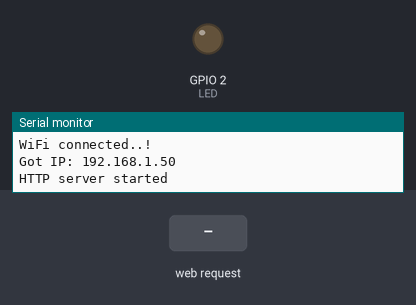
A sketch run on a simulated ESP32. Parts: output pins drawn as LEDs (lit = HIGH), the last lines printed to the serial monitor. The inputs (shaded band) are chosen by the test bench. WiFi joins after 1.5 s; servers stay silent unless stated.

Above: at 3.3 s.
3.4 s: HTTP request GET /ledon received
At 4.3 s:
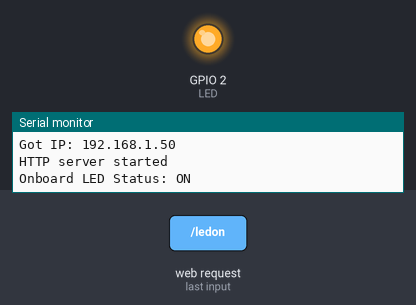
4.9 s: HTTP request GET / received
At 5.4 s:
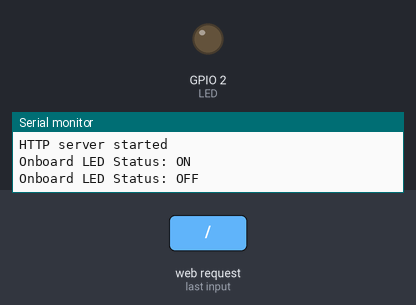
Timing chart, 0 to 7.9 s (numbered marks = the images above; inputs shaded):
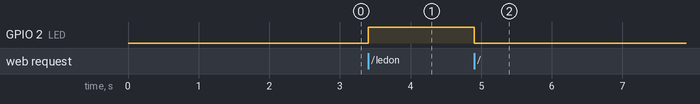

The sketch:

onboard_led_over_wifi.ino
```cpp
#include <WiFi.h>
#include <WebServer.h>

/*Put your SSID & Password*/
const char* ssid = "";  // Enter SSID here
const char* password = "";  //Enter Password here

WebServer server(80);

uint8_t LED1pin = 4;
bool LED1status = LOW;

uint8_t LED2pin = 5;
bool LED2status = LOW;

#define LED 2
bool LEDstatus = LOW;

void setup() {
  Serial.begin(115200);
  delay(100);
  //pinMode(LED1pin, OUTPUT);
  //pinMode(LED2pin, OUTPUT);
  pinMode(LED, OUTPUT);

  Serial.println("Connecting to ");
  Serial.println(ssid);

  //connect to your local wi-fi network
  WiFi.begin(ssid, password);

  //check wi-fi is connected to wi-fi network
  while (WiFi.status() != WL_CONNECTED) {
    delay(1000);
    Serial.print(".");
  }
  Serial.println("");
  Serial.println("WiFi connected..!");
  Serial.print("Got IP: ");  Serial.println(WiFi.localIP());

  server.on("/", handle_OnConnect);
  server.on("/ledon", handle_ledon);
  server.on("/ledoff", handle_ledoff);
  //server.on("/led1on", handle_led1on);
  //server.on("/led1off", handle_led1off);
  //server.on("/led2on", handle_led2on);
  //server.on("/led2off", handle_led2off);
  server.onNotFound(handle_NotFound);

  server.begin();
  Serial.println("HTTP server started");
}
void loop() {
  server.handleClient();
  if (LEDstatus)
  {
    digitalWrite(LED, HIGH);
  }
  else
  {
    digitalWrite(LED, LOW);
  }

  //if(LED1status)
  //{digitalWrite(LED1pin, HIGH);}
  //else
  //{digitalWrite(LED1pin, LOW);}

  //if(LED2status)
  //{digitalWrite(LED2pin, HIGH);}
  //else
  //{digitalWrite(LED2pin, LOW);}
}

void handle_OnConnect() {
  LEDstatus = LOW;
  //LED1status = LOW;
  //LED2status = LOW;
  Serial.println("Onboard LED Status: OFF");
  //Serial.println("GPIO4 Status: OFF | GPIO5 Status: OFF");
  server.send(200, "text/html", SendHTML(LEDstatus));
  //server.send(200, "text/html", SendHTML(LED1status,LED2status));
}

void handle_ledon() {
  LEDstatus = HIGH;
  Serial.println("Onboard LED Status: ON");
  server.send(200, "text/html", SendHTML(LEDstatus));
}

void handle_ledoff() {
  LEDstatus = LOW;
  Serial.println("Onboard LED Status: OFF");
  server.send(200, "text/html", SendHTML(LEDstatus));
}

/*void handle_led1on() {
  LED1status = HIGH;
  Serial.println("GPIO4 Status: ON");
  server.send(200, "text/html", SendHTML(true,LED2status));
  }

  void handle_led1off() {
  LED1status = LOW;
  Serial.println("GPIO4 Status: OFF");
  server.send(200, "text/html", SendHTML(false,LED2status));
  }

  void handle_led2on() {
  LED2status = HIGH;
  Serial.println("GPIO5 Status: ON");
  server.send(200, "text/html", SendHTML(LED1status,true));
  }

  void handle_led2off() {
  LED2status = LOW;
  Serial.println("GPIO5 Status: OFF");
  server.send(200, "text/html", SendHTML(LED1status,false));
  }*/

void handle_NotFound() {
  server.send(404, "text/plain", "Not found");
}

//String SendHTML(uint8_t led1stat,uint8_t led2stat){
String SendHTML(uint8_t ledstat) {
  String ptr = "<!DOCTYPE html> <html>\n";
  ptr += "<head><meta name=\"viewport\" content=\"width=device-width, initial-scale=1.0, user-scalable=no\">\n";
  ptr += "<title>LED Control</title>\n";
  ptr += "<style>html { font-family: Helvetica; display: inline-block; margin: 0px auto; text-align: center;}\n";
  ptr += "body{margin-top: 50px;} h1 {color: #444444;margin: 50px auto 30px;} h3 {color: #444444;margin-bottom: 50px;}\n";
  ptr += ".button {display: block;width: 80px;background-color: #3498db;border: none;color: white;padding: 13px 30px;text-decoration: none;font-size: 25px;margin: 0px auto 35px;cursor: pointer;border-radius: 4px;}\n";
  ptr += ".button-on {background-color: #3498db;}\n";
  ptr += ".button-on:active {background-color: #2980b9;}\n";
  ptr += ".button-off {background-color: #34495e;}\n";
  ptr += ".button-off:active {background-color: #2c3e50;}\n";
  ptr += "p {font-size: 14px;color: #888;margin-bottom: 10px;}\n";
  ptr += "</style>\n";
  ptr += "</head>\n";
  ptr += "<body>\n";
  ptr += "<h1>ESP32 Web Server</h1>\n";
  ptr += "<h3>Using Station(STA) Mode</h3>\n";

  if (ledstat)
  {
    ptr += "<p>Onboard LED Status: ON</p><a class=\"button button-off\" href=\"/ledoff\">OFF</a>\n";
  }
  else
  {
    ptr += "<p>Onboard LED Status: OFF</p><a class=\"button button-on\" href=\"/ledon\">ON</a>\n";
  }

  //   if(led1stat)
  //  {ptr +="<p>LED1 Status: ON</p><a class=\"button button-off\" href=\"/led1off\">OFF</a>\n";}
  //  else
  //  {ptr +="<p>LED1 Status: OFF</p><a class=\"button button-on\" href=\"/led1on\">ON</a>\n";}

  //  if(led2stat)
  //  {ptr +="<p>LED2 Status: ON</p><a class=\"button button-off\" href=\"/led2off\">OFF</a>\n";}
  //  else
  //  {ptr +="<p>LED2 Status: OFF</p><a class=\"button button-on\" href=\"/led2on\">ON</a>\n";}

  ptr += "</body>\n";
  ptr += "</html>\n";
  return ptr;
}
```

Measured:
- after the input at 3.4 s, GPIO 2 (LED): LOW → HIGH at once
- after the input at 4.9 s, GPIO 2 (LED): HIGH → LOW at once
